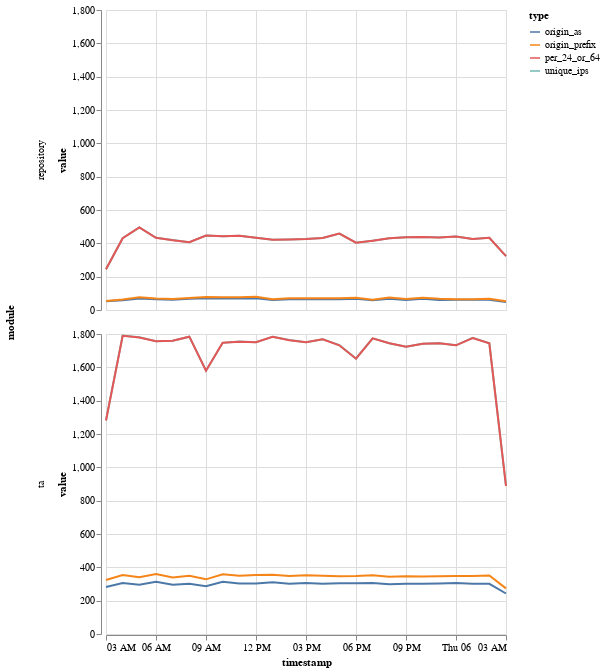

Notebook code cell kept with this figure:
### Code cell
ips_by_date_long = pd.melt(ips_by_date,
                           id_vars=['timestamp', 'module'],
                           value_vars=['unique_ips', 'per_24_or_64', 'origin_as', 'origin_prefix'],
                           var_name='type')

alt.Chart(ips_by_date_long).mark_line().encode(
    x='timestamp:T',
    y='value:Q',
    color='type:N',
    row='module'
)

### Figure 1 — Vega-Lite specification as saved in the notebook (floating-point values rounded to 4 significant figures; data arrays with more than 128 entries replaced by an {"elided": "..."} marker saying what was removed)
{"config": {"view": {"continuousWidth": 400, "continuousHeight": 300}}, "data": {"name": "data-390e7e23871390eb7375c04ce4c95a89"}, "mark": "line", "encoding": {"color": {"type": "nominal", "field": "type"}, "row": {"type": "nominal", "field": "module"}, "x": {"type": "temporal", "field": "timestamp"}, "y": {"type": "quantitative", "field": "value"}}, "$schema": "https://vega.github.io/schema/vega-lite/v4.8.1.json", "datasets": {"data-390e7e23871390eb7375c04ce4c95a89": {"elided": "200 records"}}}
